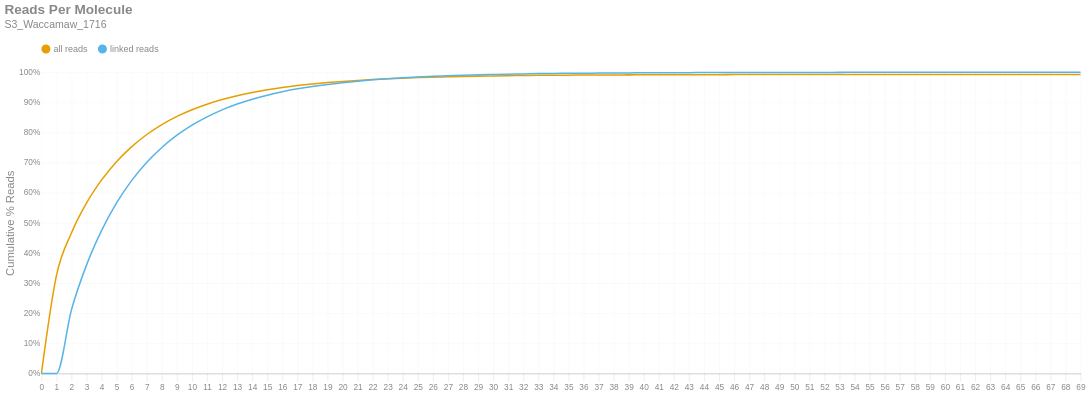

The code cell stored with this chart in its notebook:
### Markdown cell above
### Reads per Molecule
This chart shows the cumulative distribution of the number of reads per linked molecule. That is, how many alignments are associated with a unique molecule. This excludes the number of reads associated with invalid or absent linked-read barcodes. The `linked` histogram is the percentages recalculated when disregarding singletons.

### Code cell
if SKIPLR:
    print_html(f"Skipped")
else:
    counts = np.bincount(valids['reads'].cast(pl.Int64).to_numpy())
    weighted = counts * np.arange(len(counts))
    all_perc = weighted / n_reads
    linked_perc = weighted / n_linked_reads
    linked_perc[1] = 0
    binned_df = pl.DataFrame({
        'readsper': list(range(len(counts))),
        'all reads (cumsum)': np.cumsum(all_perc).tolist(),
        'linked reads (cumsum)': np.cumsum(linked_perc).tolist(),
    })

    with SafeRender(binned_df):
        (
            density_plot(binned_df, 'Reads Per Molecule', samplename, 'readspmol')
            .encode(
                x=alt.X('readsper:O', title=None).axis(labelAngle=0).scale(padding=0),
                y=alt.Y('value:Q', title='Cumulative % Reads').axis(format='%').stack(False),
                color=alt.Color("key:N").scale(domain=["all reads", "linked reads"]),
                tooltip=[
                    alt.Tooltip("key:N", title="Data Type"),
                    alt.Tooltip("readsper:O", title="Reads Per Molecule"),
                    alt.Tooltip("value:Q", format=".2%", title="% Reads (Cum.)")
                ]            
            )
        ).display()

### Figure 1 — Vega-Lite specification as saved in the notebook (floating-point values rounded to 4 significant figures)
{"width": "container", "height": 400, "config": {"title": {"anchor": "start", "dy": -15, "fontSize": 18, "color": "#888888", "subtitleColor": "#888888", "subtitleFontSize": 14}, "arc": {"fill": "#0072B2"}, "axis": {"domainColor": "#888888", "domainWidth": 0.5, "gridWidth": 0.2, "grid": false, "titleFontWeight": 400, "titleFontSize": 15, "labelFontSize": 11, "labelColor": "#888888", "tickColor": "#888888", "tickWidth": 0.2, "titleColor": "#888888"}, "axisBand": {"grid": false}, "axisX": {"grid": true, "tickSize": 10, "domainCap": "round"}, "axisY": {"domain": false, "grid": true, "tickSize": 0, "domainCap": "round"}, "background": "transparent", "header": {"labelFontSize": 15, "labelColor": "#888888", "titleFontSize": 15, "titleFontWeight": 600, "titleColor": "#888888"}, "legend": {"labelFont": "sans-serif", "labelFontSize": 12, "labelColor": "#888888", "symbolSize": 100, "symbolType": "circle", "titleFontSize": 12, "titlePadding": 10, "titleColor": "#888888", "title": null, "orient": "top"}, "range": {"category": ["#E69F00", "#56B4E9", "#009E73", "#F0E442", "#0072B2", "#D55E00", "#CC79A7", "#000000"], "diverging": ["#cfe8f3", "#a2d4ec", "#73bfe2", "#46abdb", "#1696d2", "#12719e"]}, "area": {"fill": "#0072B2", "fillOpacity": 0.7, "line": true, "strokeOpacity": 0.7}, "line": {"color": "#0072B2", "stroke": "#0072B2", "strokeWidth": 2}, "trail": {"color": "#0072B2", "stroke": "#0072B2", "strokeWidth": 0, "size": 1}, "point": {"filled": true, "fillOpacity": 1.0, "size": 95}, "text": {"color": "#888888", "fontSize": 11, "align": "right", "fontWeight": 400, "size": 11}, "bar": {"fill": "#0072B2", "stroke": null}, "view": {"stroke": null, "continuousWidth": 660, "continuousHeight": 400}}, "data": {"name": "data-a2a8a5c49c03bdd09ffbda8a94efb7b6"}, "mark": {"type": "line", "interpolate": "monotone", "point": {"opacity": 0, "size": 275}}, "encoding": {"color": {"field": "key", "scale": {"domain": ["all reads", "linked reads"]}, "type": "nominal"}, "tooltip": [{"field": "key", "title": "Data Type", "type": "nominal"}, {"field": "readsper", "title": "Reads Per Molecule", "type": "ordinal"}, {"field": "value", "format": ".2%", "title": "% Reads (Cum.)", "type": "quantitative"}], "x": {"axis": {"labelAngle": 0}, "field": "readsper", "scale": {"padding": 0}, "title": null, "type": "ordinal"}, "y": {"axis": {"format": "%"}, "field": "value", "stack": false, "title": "Cumulative % Reads", "type": "quantitative"}}, "params": [{"name": "param_c36ac31b6afebe62", "select": {"type": "point", "fields": ["key"]}, "bind": "legend"}], "title": {"text": "Reads Per Molecule", "subtitle": "S3_Waccamaw_1716"}, "transform": [{"fold": ["all reads (cumsum)", "linked reads (cumsum)"]}, {"calculate": "replace(datum.key, ' (cumsum)', '')", "as": "key"}, {"filter": {"param": "param_c36ac31b6afebe62"}}], "usermeta": {"embedOptions": {"downloadFileName": "S3_Waccamaw_1716.readspmol"}}, "$schema": "https://vega.github.io/schema/vega-lite/v6.1.0.json", "datasets": {"data-a2a8a5c49c03bdd09ffbda8a94efb7b6": [{"readsper": 0, "all reads (cumsum)": 0.0, "linked reads (cumsum)": 0.0}, {"readsper": 1, "all reads (cumsum)": 0.3258, "linked reads (cumsum)": 0.0}, {"readsper": 2, "all reads (cumsum)": 0.4674, "linked reads (cumsum)": 0.2123}, {"readsper": 3, "all reads (cumsum)": 0.5663, "linked reads (cumsum)": 0.3606}, {"readsper": 4, "all reads (cumsum)": 0.6427, "linked reads (cumsum)": 0.4751}, {"readsper": 5, "all reads (cumsum)": 0.7039, "linked reads (cumsum)": 0.5669}, {"readsper": 6, "all reads (cumsum)": 0.7534, "linked reads (cumsum)": 0.6411}, {"readsper": 7, "all reads (cumsum)": 0.7935, "linked reads (cumsum)": 0.7012}, {"readsper": 8, "all reads (cumsum)": 0.8263, "linked reads (cumsum)": 0.7504}, {"readsper": 9, "all reads (cumsum)": 0.8534, "linked reads (cumsum)": 0.7911}, {"readsper": 10, "all reads (cumsum)": 0.8757, "linked reads (cumsum)": 0.8244}, {"readsper": 11, "all reads (cumsum)": 0.8941, "linked reads (cumsum)": 0.8521}, {"readsper": 12, "all reads (cumsum)": 0.9096, "linked reads (cumsum)": 0.8753}, {"readsper": 13, "all reads (cumsum)": 0.9224, "linked reads (cumsum)": 0.8945}, {"readsper": 14, "all reads (cumsum)": 0.9332, "linked reads (cumsum)": 0.9107}, {"readsper": 15, "all reads (cumsum)": 0.9421, "linked reads (cumsum)": 0.9241}, {"readsper": 16, "all reads (cumsum)": 0.9497, "linked reads (cumsum)": 0.9354}, {"readsper": 17, "all reads (cumsum)": 0.9561, "linked reads (cumsum)": 0.9451}, {"readsper": 18, "all reads (cumsum)": 0.9614, "linked reads (cumsum)": 0.9529}, {"readsper": 19, "all reads (cumsum)": 0.9659, "linked reads (cumsum)": 0.9597}, {"readsper": 20, "all reads (cumsum)": 0.9697, "linked reads (cumsum)": 0.9654}, {"readsper": 21, "all reads (cumsum)": 0.9731, "linked reads (cumsum)": 0.9704}, {"readsper": 22, "all reads (cumsum)": 0.976, "linked reads (cumsum)": 0.9749}, {"readsper": 23, "all reads (cumsum)": 0.9786, "linked reads (cumsum)": 0.9787}, {"readsper": 24, "all reads (cumsum)": 0.9806, "linked reads (cumsum)": 0.9817}, {"readsper": 25, "all reads (cumsum)": 0.9823, "linked reads (cumsum)": 0.9843}, {"readsper": 26, "all reads (cumsum)": 0.9838, "linked reads (cumsum)": 0.9866}, {"readsper": 27, "all reads (cumsum)": 0.9851, "linked reads (cumsum)": 0.9884}, {"readsper": 28, "all reads (cumsum)": 0.9863, "linked reads (cumsum)": 0.9903}, {"readsper": 29, "all reads (cumsum)": 0.9873, "linked reads (cumsum)": 0.9917}, {"readsper": 30, "all reads (cumsum)": 0.988, "linked reads (cumsum)": 0.9928}, {"readsper": 31, "all reads (cumsum)": 0.9886, "linked reads (cumsum)": 0.9938}, {"readsper": 32, "all reads (cumsum)": 0.9892, "linked reads (cumsum)": 0.9947}, {"readsper": 33, "all reads (cumsum)": 0.9898, "linked reads (cumsum)": 0.9956}, {"readsper": 34, "all reads (cumsum)": 0.9903, "linked reads (cumsum)": 0.9962}, {"readsper": 35, "all reads (cumsum)": 0.9905, "linked reads (cumsum)": 0.9966}, {"readsper": 36, "all reads (cumsum)": 0.9908, "linked reads (cumsum)": 0.997}, {"readsper": 37, "all reads (cumsum)": 0.991, "linked reads (cumsum)": 0.9973}, {"readsper": 38, "all reads (cumsum)": 0.9912, "linked reads (cumsum)": 0.9977}, {"readsper": 39, "all reads (cumsum)": 0.9914, "linked reads (cumsum)": 0.998}, {"readsper": 40, "all reads (cumsum)": 0.9916, "linked reads (cumsum)": 0.9983}, {"readsper": 41, "all reads (cumsum)": 0.9918, "linked reads (cumsum)": 0.9986}, {"readsper": 42, "all reads (cumsum)": 0.9919, "linked reads (cumsum)": 0.9987}, {"readsper": 43, "all reads (cumsum)": 0.992, "linked reads (cumsum)": 0.9988}, {"readsper": 44, "all reads (cumsum)": 0.9921, "linked reads (cumsum)": 0.999}, {"readsper": 45, "all reads (cumsum)": 0.9922, "linked reads (cumsum)": 0.9991}, {"readsper": 46, "all reads (cumsum)": 0.9923, "linked reads (cumsum)": 0.9993}, {"readsper": 47, "all reads (cumsum)": 0.9923, "linked reads (cumsum)": 0.9993}, {"readsper": 48, "all reads (cumsum)": 0.9924, "linked reads (cumsum)": 0.9994}, {"readsper": 49, "all reads (cumsum)": 0.9924, "linked reads (cumsum)": 0.9995}, {"readsper": 50, "all reads (cumsum)": 0.9925, "linked reads (cumsum)": 0.9995}, {"readsper": 51, "all reads (cumsum)": 0.9925, "linked reads (cumsum)": 0.9996}, {"readsper": 52, "all reads (cumsum)": 0.9925, "linked reads (cumsum)": 0.9996}, {"readsper": 53, "all reads (cumsum)": 0.9926, "linked reads (cumsum)": 0.9997}, {"readsper": 54, "all reads (cumsum)": 0.9926, "linked reads (cumsum)": 0.9997}, {"readsper": 55, "all reads (cumsum)": 0.9927, "linked reads (cumsum)": 0.9998}, {"readsper": 56, "all reads (cumsum)": 0.9927, "linked reads (cumsum)": 0.9999}, {"readsper": 57, "all reads (cumsum)": 0.9927, "linked reads (cumsum)": 0.9999}, {"readsper": 58, "all reads (cumsum)": 0.9927, "linked reads (cumsum)": 0.9999}, {"readsper": 59, "all reads (cumsum)": 0.9927, "linked reads (cumsum)": 0.9999}, {"readsper": 60, "all reads (cumsum)": 0.9927, "linked reads (cumsum)": 0.9999}, {"readsper": 61, "all reads (cumsum)": 0.9927, "linked reads (cumsum)": 0.9999}, {"readsper": 62, "all reads (cumsum)": 0.9927, "linked reads (cumsum)": 0.9999}, {"readsper": 63, "all reads (cumsum)": 0.9927, "linked reads (cumsum)": 0.9999}, {"readsper": 64, "all reads (cumsum)": 0.9928, "linked reads (cumsum)": 1.0}, {"readsper": 65, "all reads (cumsum)": 0.9928, "linked reads (cumsum)": 1.0}, {"readsper": 66, "all reads (cumsum)": 0.9928, "linked reads (cumsum)": 1.0}, {"readsper": 67, "all reads (cumsum)": 0.9928, "linked reads (cumsum)": 1.0}, {"readsper": 68, "all reads (cumsum)": 0.9928, "linked reads (cumsum)": 1.0}, {"readsper": 69, "all reads (cumsum)": 0.9928, "linked reads (cumsum)": 1.0}]}}
